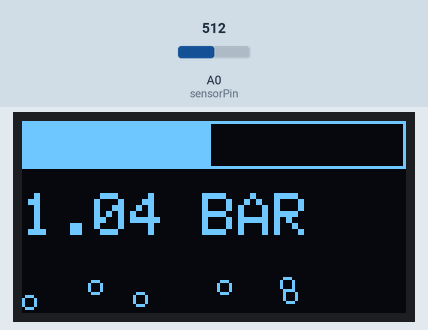
A sketch run on a simulated Arduino Uno, built with avr-gcc and run on an emulated ATmega328P. On the bench: 128×64 one-colour display. The inputs (shaded band) are chosen by the test bench; at power-on: A0 (sensorPin) = 512. Random numbers use the default seed unless the sketch sets one; what the sketch prints to the serial monitor is not drawn.

Above: at 1.2 s.
1.3 s: A0 (sensorPin) set to 716
At 1.63 s:
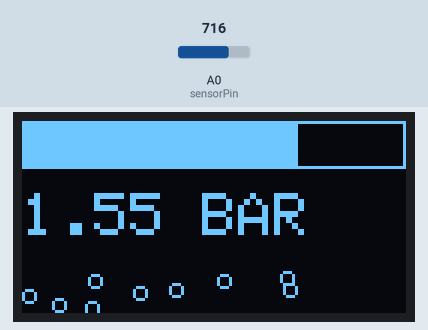
2.9 s: A0 (sensorPin) set to 900
At 3.33 s:
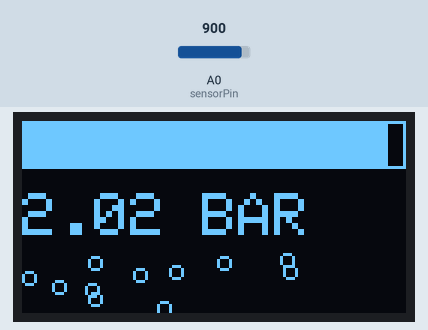
4.6 s: A0 (sensorPin) set to 1023
At 5.03 s:
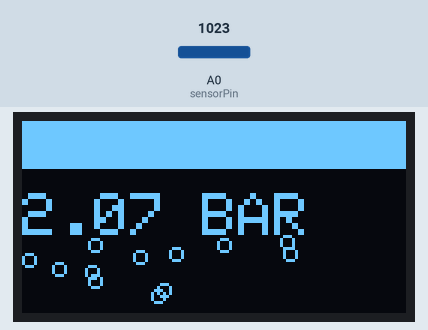
Timing chart, 0 to 7.6 s (numbered marks = the images above; inputs shaded):
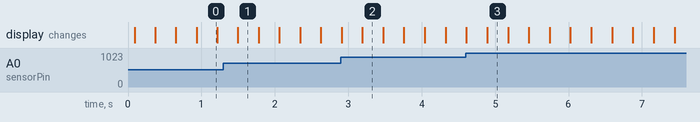

The sketch:

Ardunio_Screen_Pressure.ino
```cpp
//  Ardunio_Screen_Pressure.ino
//  Hardware used:
//      Arduino Uno
//      Pressure Transducer -
//      OLED screen -

#include <Wire.h>
#include <Adafruit_GFX.h>
#include <Adafruit_SSD1306.h>

#define SCREEN_WIDTH 128
#define SCREEN_HEIGHT 64
#define OLED_RESET -1
Adafruit_SSD1306 display(SCREEN_WIDTH, SCREEN_HEIGHT, &Wire, OLED_RESET);

// Pressure sensor config
const int sensorPin = A0;
const float voltageMin = 0.5;   // Voltage at 0 PSI
const float voltageMax = 4.5;   // Voltage at 30 PSI
const float psiMin = 0.0;
const float psiMax = 30.0;

float sensorValue = 0;
float voltage = 0;
float psi = 0;
float bar = 0;

void setup() {
  Serial.begin(9600);

  if (!display.begin(SSD1306_SWITCHCAPVCC, 0x3C)) {
    Serial.println(F("OLED failed to initialize"));
    while (true);
  }

  display.clearDisplay();
  display.setTextColor(SSD1306_WHITE);
  display.display();
}

void loop() {
  sensorValue = analogRead(sensorPin);
  voltage = sensorValue * (5.0 / 1023.0);

  if (voltage <= voltageMin) {
    psi = psiMin;
  } else if (voltage >= voltageMax) {
    psi = psiMax;
  } else {
    psi = psiMin + (psiMax - psiMin) * ((voltage - voltageMin) / (voltageMax - voltageMin));
  }

  bar = psi * 0.0689476;

  //Serial.print("BAR: ");
  Serial.println(bar, 2);

  // OLED Display
  display.clearDisplay();

  // === Bargraph at top (yellow zone) ===
  int barHeight = 16;  // Fill yellow zone height
  int barWidth = map(psi, 0, psiMax, 0, SCREEN_WIDTH);
  int barY = 0;

  display.drawRect(0, barY, SCREEN_WIDTH, barHeight, SSD1306_WHITE);
  display.fillRect(1, barY + 1, barWidth - 2, barHeight - 2, SSD1306_WHITE);

  // === BAR text in blue zone ===
  display.setTextSize(2);  // Medium font
  display.setCursor(0, 24);  // Start below the bar (row 16+)
  display.print(bar, 2);
  display.print(" BAR");

  // === Bubble animation (bottom 24px) ===

  const int maxBubbles = 12;
  int numBubbles = map(psi, 0, psiMax, 1, maxBubbles);  // Pressure controls bubble count

  static int bubbleY[maxBubbles];
  static int bubbleX[maxBubbles];

  // Initialize bubble positions if first run
  static bool bubblesInit = false;
  if (!bubblesInit) {
    for (int i = 0; i < maxBubbles; i++) {
      bubbleX[i] = random(0, SCREEN_WIDTH);
      bubbleY[i] = SCREEN_HEIGHT - random(8);  // Random start height
    }
    bubblesInit = true;
  }

  for (int i = 0; i < numBubbles; i++) {
    // Move bubble upward
    bubbleY[i] -= 1;

    // If it goes above the bubble zone, reset it
    if (bubbleY[i] < 40) {
      bubbleY[i] = SCREEN_HEIGHT - 1;
      bubbleX[i] = random(0, SCREEN_WIDTH);
    }

    // Draw the bubble
    display.drawCircle(bubbleX[i], bubbleY[i], 2, SSD1306_WHITE);  // radius 2
  }


  display.display();
  delay(250);
}
```
